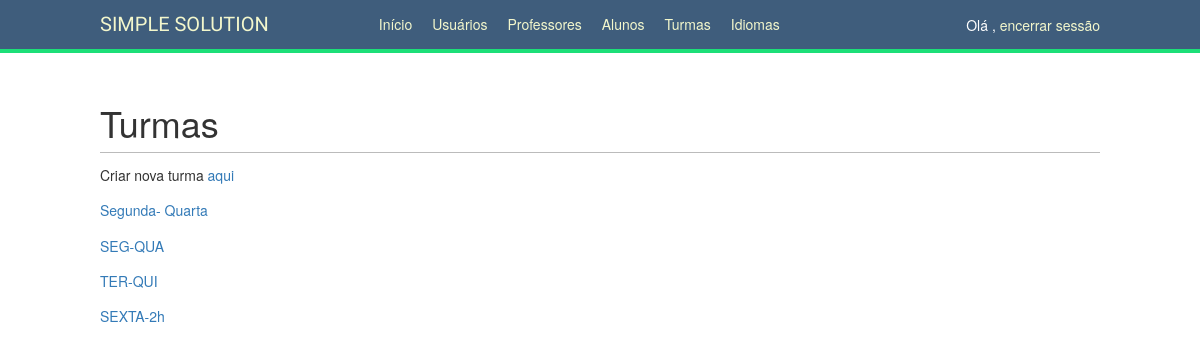
The page /school/careers/ (signed in) on the database as committed earlier.
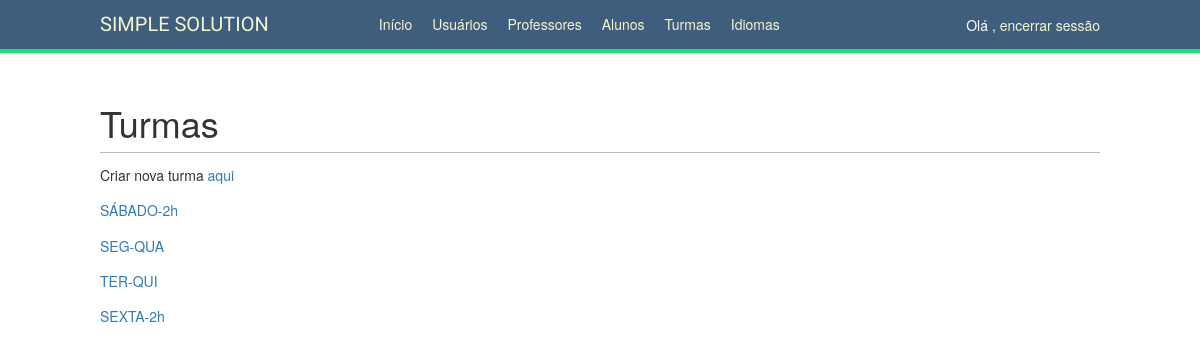
The same page on the database as committed later.
### school/models.py (models this page shows, shortened)
class Career(models.Model):
    SEG_QUA = 'SEG-QUA'
    TER_QUI = 'TER-QUI'
    SEXTA = 'SEXTA-2h'
    SABADO = 'SÁBADO-2h'
    WEEK_DAYS_MAP = {
        SEG_QUA: 'SEG-QUA',
        TER_QUI: 'TER-QUI',
        SEXTA: 'SEXTA-2h',
        SABADO: 'SÁBADO-2h',
    }
    WEEK_DAYS_CHOICES = [
        (SEG_QUA, WEEK_DAYS_MAP[SEG_QUA]),
        (TER_QUI, WEEK_DAYS_MAP[TER_QUI]),
        (SEXTA, WEEK_DAYS_MAP[SEXTA]),
        (SABADO, WEEK_DAYS_MAP[SABADO]),
    ]
    name = models.CharField(max_length=80, verbose_name='Dias da semana', choices=WEEK_DAYS_CHOICES)
    code = models.CharField(max_length=25, verbose_name='Cód',unique=True)
    subjects = models.ManyToManyField(Subject, blank=True,)
    time = models.CharField(max_length=30,verbose_name='Horário',default='10:00/11:00')

### school/views.py (the view)
@staff_member_required
def career_list(request):
    careers = Career.objects.all()
    return render(request, 'school/career/list.html', {'section': 'careers',
                                                       'careers': careers})

### school/templates/school/career/list.html (shortened to what this page needs)
{% extends "base.html" %}
{% block content %}
    <h1>Turmas</h1>
    <p>Criar nova turma <a href="{% url "career_create" %}">aqui</a></p>
    {% for career in careers %}
        <div>
            <p class="title"><a href="{% url "career_detail" career.id %}">{{ career.name }}</a></p>
        </div>
    {% endfor %}
{% endblock %}

### account/templates/base.html (shortened to what this page needs)
{% load staticfiles %}
<!DOCTYPE html>
<html>
<head>
    <link href="{% static "css/base.css" %}" rel="stylesheet">
	<link rel="stylesheet" href="//maxcdn.bootstrapcdn.com/bootstrap/3.2.0/css/bootstrap.min.css">
	<link rel="stylesheet" href="//maxcdn.bootstrapcdn.com/bootstrap/3.2.0/css/bootstrap-theme.min.css">
</head>
<body>
    <div id="header">
        <span class="logo">SIMPLE SOLUTION</span>
        {% if request.user.is_authenticated %}
        <ul class="menu">
            <li {% if section == "dashboard" %}class="selected"{% endif %}><a href="{% url "dashboard" %}">Início</a></li>
            {% if request.user.is_staff %}
                <li {% if section == "users" %}class="selected"{% endif %}><a href="{% url "users_list" %}">Usuários</a></li>
                <li {% if section == "professors" %}class="selected"{% endif %}><a href="{% url "professors_list" %}">Professores</a></li>
                <li {% if section == "students" %}class="selected"{% endif %}><a href="{% url "students_list" %}">Alunos</a></li>
                <li {% if section == "careers" %}class="selected"{% endif %}><a href="{% url "careers_list" %}">Turmas</a></li>
                <li {% if section == "subjects" %}class="selected"{% endif %}><a href="{% url "subjects_list" %}">Idiomas</a></li>
            {% endif %}
        </ul>
        {% endif %}
        <span class="user">
        {% if request.user.is_authenticated %}
            Olá {{ request.user.first_name }}, <a href="{% url "logout" %}">  encerrar sessão</a>
        {% else %}
            <a href="{% url "login" %}">Iniciar sessão</a>
        {% endif %}
        </span>
    </div>
    <div id="content">
        {% block content %}
        {% endblock %}
    </div>
</body>
</html>

### account/static/css/base.css (style rules this page uses)
body { margin:0; padding:0; font-family:helvetica, sans-VITRif; }
p { line-height: 1.8; }
a { color:#120a8f; text-decoration:none; }
h1, h2, h3, h4, h5 , h6 { font-family: 'Muli', sans-VITRif; font-weight:normal; }
h1 { border-bottom:1px solid #bbb; padding:0 0 10px 0; margin:10px 0 20px 0; }
#header { padding:10px 100px; font-size:14px; background:#3F5D7C; color:#fff; border-bottom:4px solid #1cdf78; overflow:auto; }
#header .logo { font-family: 'Muli', sans-VITRif; float:left; color:#f3f7cc; font-size:20px; margin-right:10%; }
#header .user { float:right; padding-top:5px }
#header ul.menu { list-style:none; float:left; margin:0; padding:0; }
#header ul.menu li { float:left; padding:4px 10px; }
#header a { color:#f3f7cc; }
#content { padding:30px 100px; }

Rows that differ between the two databases and show on the page:
changed Career: name "Segunda- Quarta" → "SÁBADO-2h"
